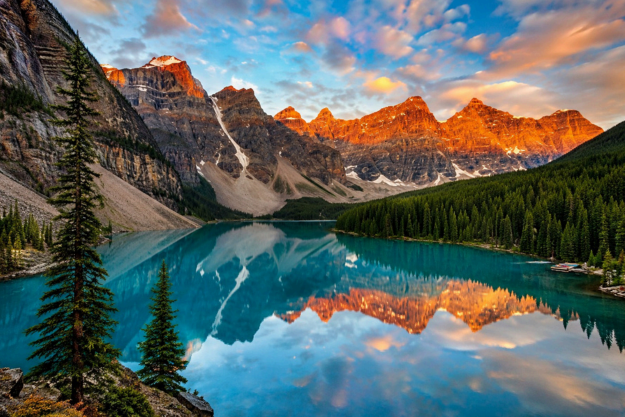
#> input picture lake img.png, 1249 x 833 px, given in place of the camera (shown at 1/2 size)
$ python P4.py
#> lines starting #> are read from the running program, lines starting #| are printed output that depends on the picture
import cv2
import numpy as np

cap = cv2.VideoCapture(0)

saved = False

while True:

    success, frame = cap.read()
#> frame is the input picture: shape (833, 1249, 3); mean B, G, R 100.1, 102.6, 92.2

    if not success:
        break


    # Fix Mirror Effect

    frame = cv2.flip(frame, 1)

    h, w, _ = frame.shape
#> h = 833; w = 1249


    # Half Size Grayscale

    half = cv2.resize(frame, (w // 2, h // 2))

    gray_half = cv2.cvtColor(
        half,
        cv2.COLOR_BGR2GRAY
    )

    cv2.imshow(
        "Half Size Grayscale",
        gray_half
    )


    # Top Left : Original

    original = cv2.resize(
        frame,
        (w // 2, h // 2)
    )


    # Top Right : Vertical Flip

    flipped = cv2.flip(
        original,
        0
    )
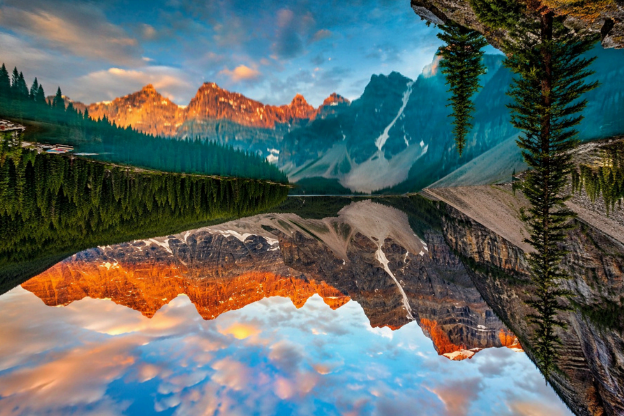
#> flipped: shape (416, 624, 3); mean B, G, R 100, 102.5, 92.1


    # Bottom Left : HSV

    hsv = cv2.cvtColor(
        original,
        cv2.COLOR_BGR2HSV
    )
#> hsv: shape (416, 624, 3); mean H, S, V 61.9, 127.5, 125.9

    hsv = cv2.cvtColor(
        hsv,
        cv2.COLOR_HSV2BGR
    )


    # Bottom Right : Red Channel Only

    b, g, r = cv2.split(original)
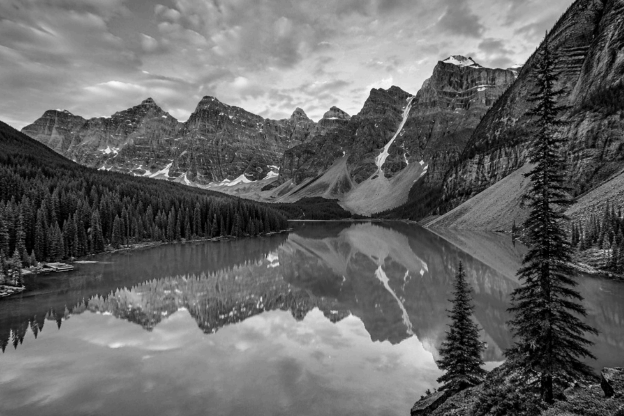
#> g: shape (416, 624); min 0, max 250, mean 102.5
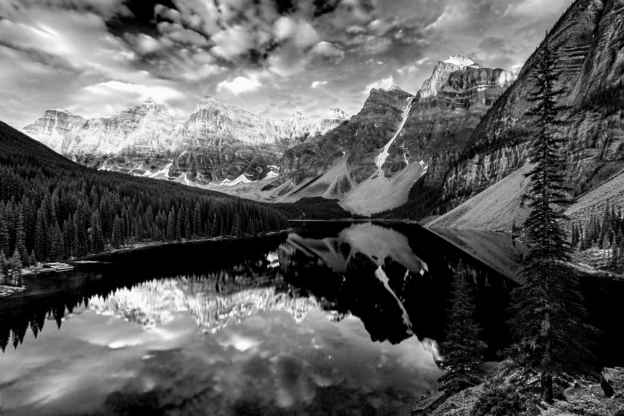
#> r: shape (416, 624); min 0, max 255, mean 92.1

    zeros = np.zeros_like(r)

    red_only = cv2.merge(
        [zeros, zeros, r]
    )
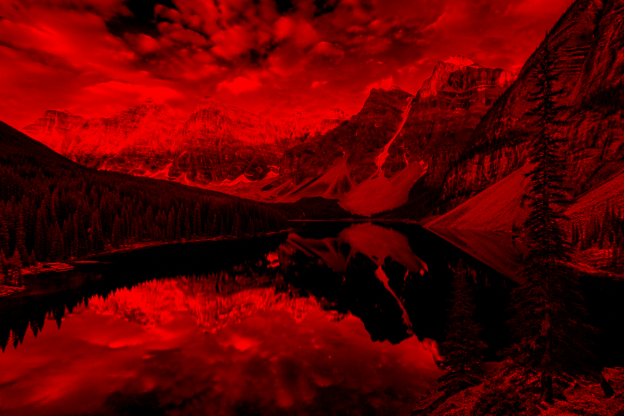
#> red_only: shape (416, 624, 3); mean of channels 0, 1, 2 0, 0, 92.1; drawn as B, G, R


    # Create 4 Panel Window

    top_row = np.hstack(
        [original, flipped]
    )

    bottom_row = np.hstack(
        [hsv, red_only]
    )
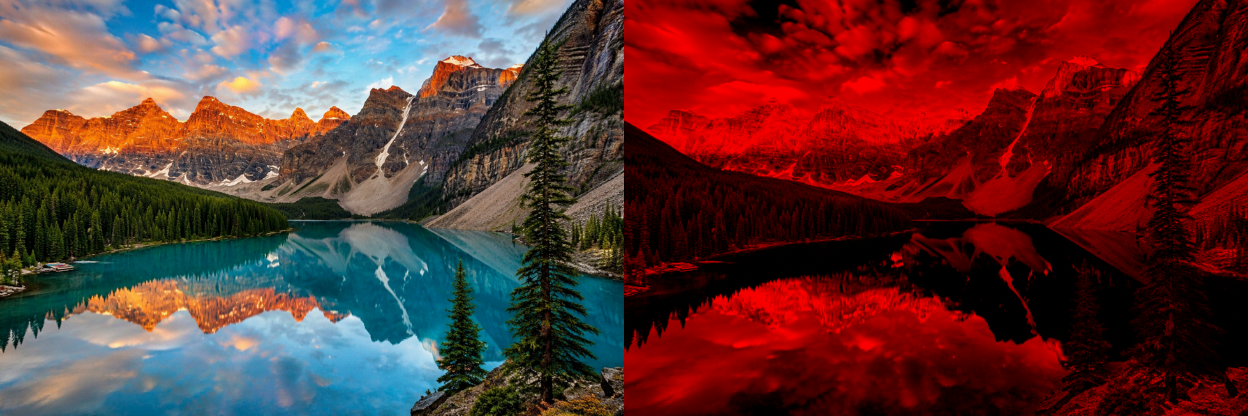
#> bottom_row: shape (416, 1248, 3); mean B, G, R 49.9, 51, 92

    final_display = np.vstack(
        [top_row, bottom_row]
    )
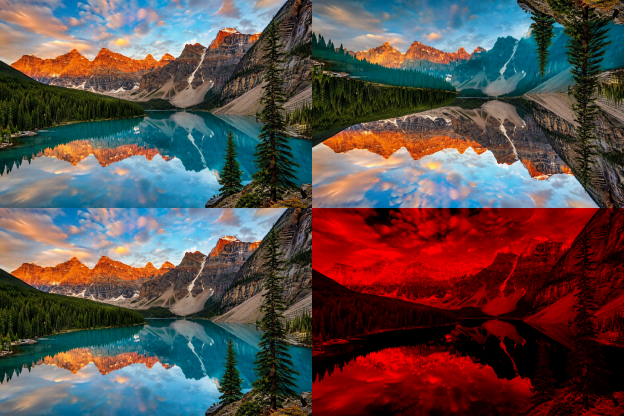
#> final_display: shape (832, 1248, 3) (shown at 1/2 size); mean B, G, R 74.9, 76.8, 92

    cv2.imshow(
        "Four Panel Display",
        final_display
    )


    # Channel Split
    cv2.imshow("Blue Channel", b)

    cv2.imshow("Green Channel", g)

    cv2.imshow("Red Channel", r)


    # Remove Green Channel

    merged_without_green = cv2.merge(
        [b, zeros, r]
    )
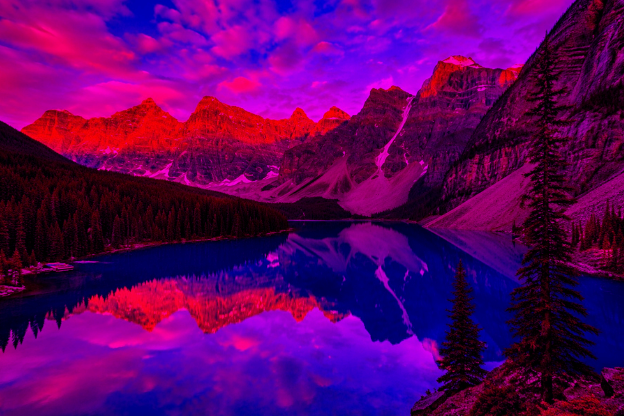
#> merged_without_green: shape (416, 624, 3); mean of channels 0, 1, 2 100, 0, 92.1; drawn as B, G, R

    cv2.imshow(
        "Without Green Channel",
        merged_without_green
    )

    # Save Once
    if not saved:

        cv2.imwrite(
            "merged_without_green.png",
            merged_without_green
        )

        saved = True

    key = cv2.waitKey(1)
#> (key q is pressed here)

    if key == ord('q'):
        break

cap.release()
cv2.destroyAllWindows()

$ run again, on noisy img.png
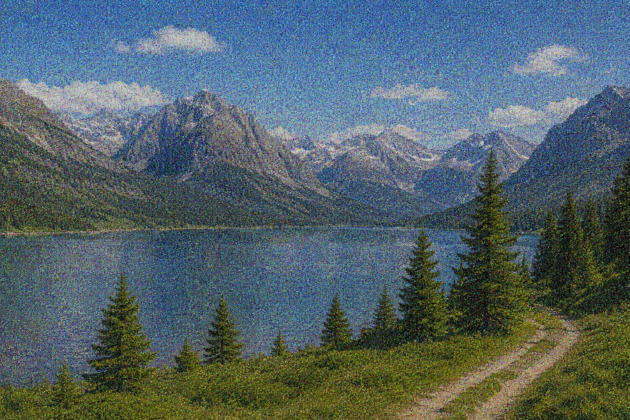
#> input picture noisy img.png, 1259 x 840 px, given in place of the camera (shown at 1/2 size)
#> frame is the input picture: shape (840, 1259, 3); mean B, G, R 104.3, 98.9, 82.1
#> `final_display = np.vstack( [top_row, bottom_row] )`:
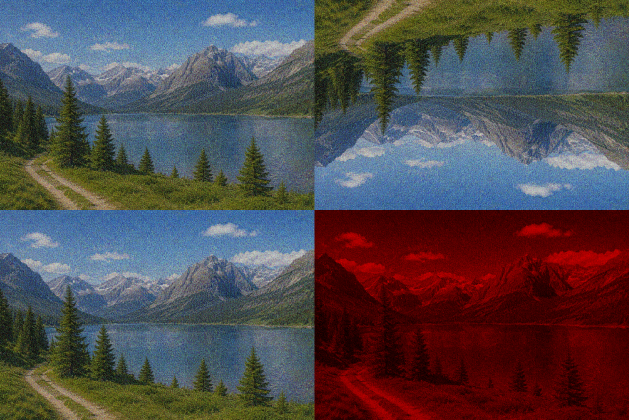
#> final_display: shape (840, 1258, 3) (shown at 1/2 size); mean B, G, R 78.1, 74, 81.8
#> `merged_without_green = cv2.merge( [b, zeros, r] )`:
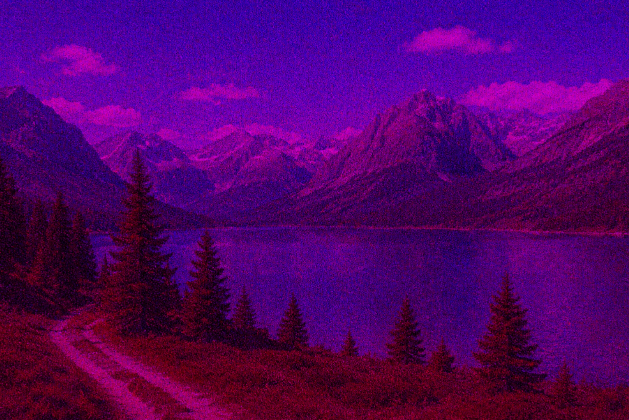
#> merged_without_green: shape (420, 629, 3); mean of channels 0, 1, 2 104.2, 0, 82; drawn as B, G, R
